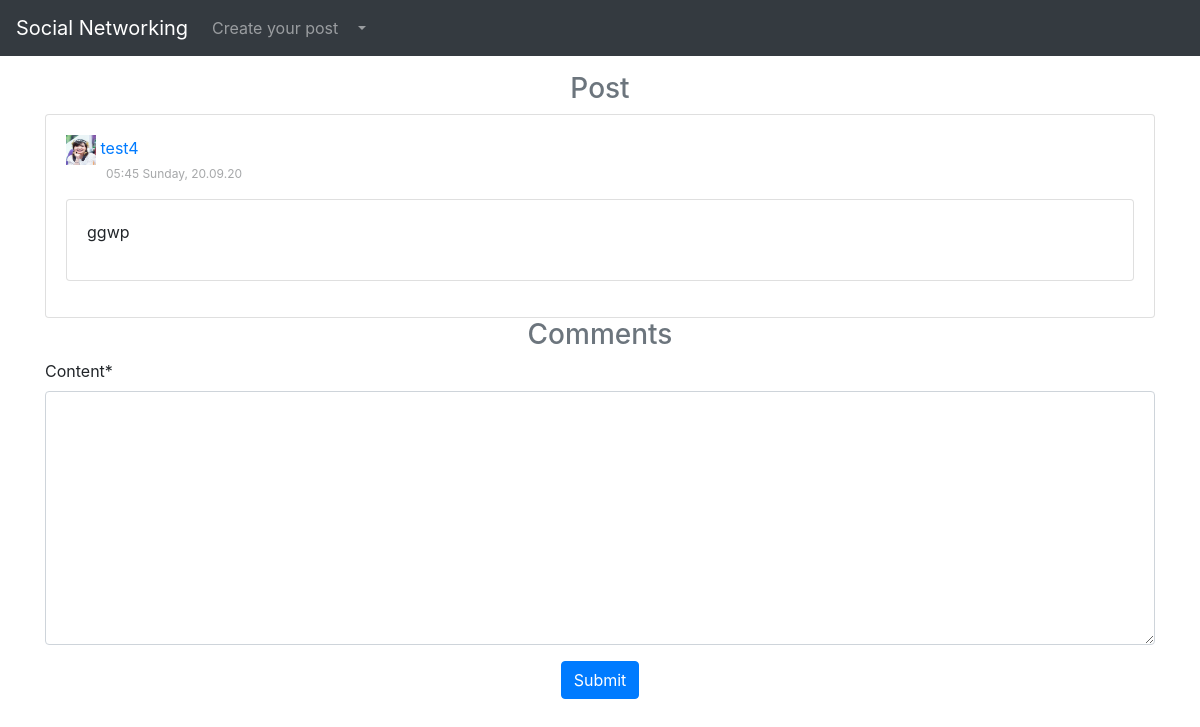
Before: /post/22/ (signed in) with the older database file.
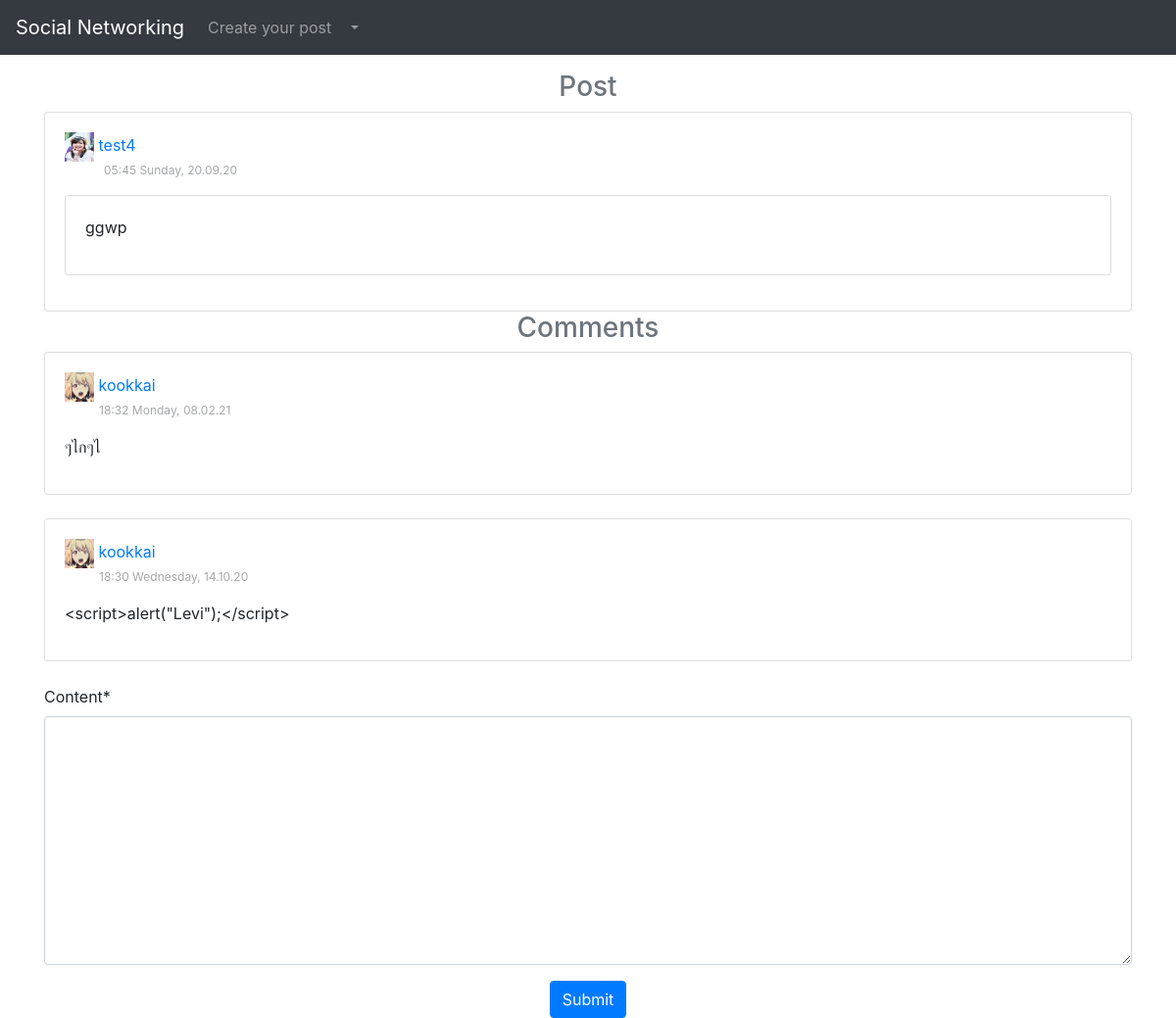
After: the same page with the newer database file.
### blog/models.py (models this page shows, shortened)
class Post(models.Model):
    content = models.TextField(max_length=280)
    date_posted = models.DateTimeField(default = timezone.now)
    likes = models.IntegerField(default=0)
    dislikes = models.IntegerField(default=0)
    author = models.ForeignKey(User,on_delete=models.CASCADE)

class Comment(models.Model):
    content = models.TextField(max_length=280)
    post_connected = models.ForeignKey(Post,on_delete=models.CASCADE)
    author = models.ForeignKey(User,on_delete=models.CASCADE)
    date_posted = models.DateTimeField(default=timezone.now)

### users/models.py (models this page shows, shortened)
class Profile(models.Model):
    user = models.OneToOneField(User,on_delete=models.CASCADE)
    image = models.ImageField(default='default.png',upload_to='profile-pictures')

### blog/views.py (the view)
# urls.py: path('post/<int:pk>/',PostDetail.as_view(),name='post-detail'),
class PostDetail(DetailView):
    model = Post
    template_name = 'blog/post-detail.html'
    context_object_name = 'post'
    def get_context_data(self, **kwargs):
        data = super().get_context_data(**kwargs)
        comments_connected = Comment.objects.filter(post_connected=self.get_object()).order_by('-date_posted')
        data['comments'] = comments_connected
        data['form'] = UserCommentForm(instance=self.request.user)
        return data
    def post(self, request, *args, **kwargs):
        new_comment = Comment(content=request.POST.get('content'),
                              author=self.request.user,
                              post_connected=self.get_object())
        new_comment.save()
        return self.get(self, request, *args, **kwargs)

### blog/forms.py
class UserCommentForm(forms.ModelForm):
    class Meta:
        model = Comment
        fields = ['content']

### blog/templates/blog/post-detail.html (shortened to what this page needs)
{% extends "blog/base.html" %}
{% load crispy_forms_tags %}
{% block content %}
<div class="container">
    <h3 class="text-muted" align="center">
        Post
    </h3>
  <div class="card">
    <div class="card-body">
  <img style="width: 30px; height: 30px;"
       src="{{ post.author.profile.image.url }}">
    <a href="{% url 'user-posts' post.author %}">{{ post.author }} </a>
    <p style="padding-left:40px; opacity: 0.4; font-size:12px;"> {{ post.date_posted | date:"H:i l, d.m.y" }}</p>
    <div class="card mb-3">
      <div class="card-body">
            <p>{{ post.content }}</p>
      </div>
    </div>
</div>
</div>
  <h3  class="text-muted" align="center">
      Comments
  </h3>
{% for comment in comments %}
  <div class="card">
    <div class="card-body">
    <div>
      <div>
    <img style="width: 30px; height: 30px;"
         src="{{ comment.author.profile.image.url }}">
    <a   class="" href="{% url 'user-posts' comment.author.username %}">
            {{ comment.author }}
    </a>
    <p  style="padding-left:35px; opacity: 0.4; font-size:12px;">{{ comment.date_posted | date:"H:i l, d.m.y" }}</p>
  </div>
</div>
  <p>
      {{ comment.content }}
  </p>
  </div>
</div>
<br>
{% endfor %}
        {% if user is not None %}
                <form method="POST" action="">
                    <fieldset>
                        {{ form | crispy }}
                    </fieldset>
                    <div align="center">
                        <button  type="submit" class="btn btn-primary">Submit</button>
                    </div>
                </form>
        {% endif %}
</div>
{% endblock content %}

### blog/templates/blog/base.html (shortened to what this page needs)
{% load static %}
<!DOCTYPE html>
<html lang="en" dir="ltr">
  <head>
    <link rel="stylesheet" href="{% static 'bootstrap-4.5.2/css/bootstrap.min.css' %}">
    <link rel="stylesheet" href="https://stackpath.bootstrapcdn.com/font-awesome/4.7.0/css/font-awesome.min.css">
  </head>
  <body>
    <nav class="navbar navbar-expand-lg navbar-dark bg-dark mb-3">
      <a class="navbar-brand" href="{% url 'blog-index' %}">Social Networking</a>
      <div class="collapse navbar-collapse" id="navbarNav">
        <ul class="navbar-nav">
          {% if user.is_authenticated %}
            <li class="">
              <a class=" nav-link" href="{% url 'post-create' %}">Create your post</a>
            </li>
            <li  class="nav-item dropdown">
              <a class="nav-link dropdown-toggle" href="#" id="navbarDropdownMenuLink" role="button" data-toggle="dropdown" aria-haspopup="true" aria-expanded="false">
              </a>
            </li>
            {% endif %}
        </ul>
      </div>
    </nav>
    {% block content %}
    {% endblock content %}
  </body>
</html>

Changed rows visible on the page:
added Comment: author.profile.image (picture), author "kookkai", date_posted "18:32 Monday, 08.02.21", content "ๆไกๆไ"
added Comment: author.profile.image (picture), author "kookkai", date_posted "18:30 Wednesday, 14.10.20", content "<script>alert(\"Levi\");</script>"
